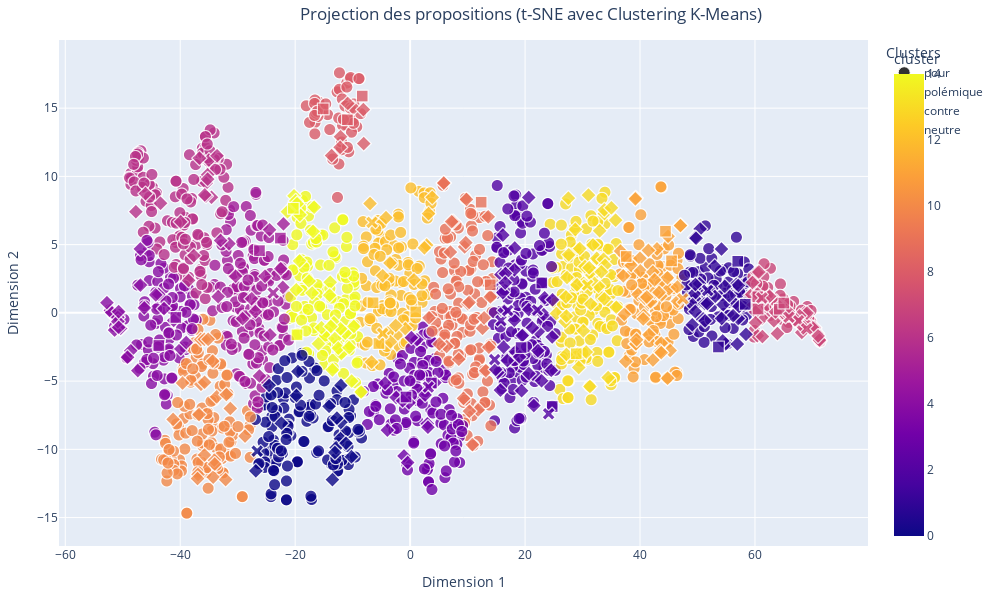

Notebook cell for this chart:
### Code cell
import plotly.express as px
from sklearn.manifold import TSNE
from sklearn.preprocessing import StandardScaler
from sklearn.cluster import KMeans
import pandas as pd
import matplotlib.pyplot as plt  # Pour obtenir la palette 'tab10'

# Normalisation des vecteurs
scaler = StandardScaler()
vectors_normalized = scaler.fit_transform(proposition_vectors)

# Réduction de dimension à 50 avec PCA
pca = PCA(n_components=50, random_state=42)
vectors_pca_50 = pca.fit_transform(vectors_normalized)

# Réduction des vecteurs à 2 dimensions avec t-SNE
tsne = TSNE(n_components=2, random_state=42, perplexity=50, n_iter=1000)
word_vectors_2d = tsne.fit_transform(vectors_pca_50)

# Appliquer le clustering K-Means
n_clusters = 15
kmeans = KMeans(n_clusters=n_clusters, random_state=42)
cluster = kmeans.fit_predict(word_vectors_2d)
data['cluster'] = cluster

# Préparer les données pour le graphique
dim = []
for i in range(1,51):
    dim.append("Dim"+str(i))
df1 = pd.DataFrame(word_vectors_2d, columns=('Dim1','Dim2'))
df1['propositions'] = data['Proposition']
df1['cluster'] = cluster
df1['vote'] = data['Catégorie']
df1['proposition_vectors'] = data['mean_vector']

# Créer le graphique interactif avec Plotly
fig = px.scatter(
    df1,
    x='Dim1',
    y='Dim2',
    symbol='vote',  # Utiliser la colonne 'vote' pour les symboles
    color='cluster',  # Utiliser les clusters pour la coloration
    hover_name='propositions',  # Afficher les propositions lors du survol
    title="Projection des propositions (t-SNE avec Clustering K-Means)",
    labels={'Dim1': 'Dimension 1', 'Dim2': 'Dimension 2', 'vote': 'Avis des citoyens'},
    color_discrete_sequence='hsv',  # Utiliser la palette tab10 comme séquence discrète
    category_orders={"cluster": [str(i) for i in range(n_clusters)]},
    width=1000,
    height=600
)

# Personnaliser les points : ajouter des bordures
fig.update_traces(marker=dict(
    size=12,  # Taille des points
    opacity=0.8,  # Transparence
    line=dict(width=1, color='white')  # Bordure noire avec une épaisseur de 2
))

# Ajouter un titre pour la légende des clusters
fig.update_layout(
    legend_title="Clusters",
    title_x=0.3,  # Centrer le titre
    margin=dict(l=40, r=40, t=40, b=40)
)

# Afficher le graphique
fig.show()

### Figure 1 — Plotly figure (JSON) as saved in the notebook; plotly's stock layout.template omitted (floating-point values rounded to 4 significant figures; data arrays with more than 128 entries replaced by an {"elided": "..."} marker saying what was removed)
{"data": [{"hovertemplate": "<b>%{hovertext}</b><br><br>Avis des citoyens=pour<br>Dimension 1=%{x}<br>Dimension 2=%{y}<br>cluster=%{marker.color}<extra></extra>", "hovertext": {"elided": "1506 str values"}, "legendgroup": "pour", "marker": {"color": {"elided": "1506 int values"}, "coloraxis": "coloraxis", "line": {"color": "white", "width": 1}, "opacity": 0.8, "size": 12, "symbol": "circle"}, "mode": "markers", "name": "pour", "showlegend": true, "type": "scattergl", "x": {"elided": "1506 float values"}, "xaxis": "x", "y": {"elided": "1506 float values"}, "yaxis": "y"}, {"hovertemplate": "<b>%{hovertext}</b><br><br>Avis des citoyens=polémique<br>Dimension 1=%{x}<br>Dimension 2=%{y}<br>cluster=%{marker.color}<extra></extra>", "hovertext": {"elided": "356 str values"}, "legendgroup": "polémique", "marker": {"color": {"elided": "356 int values"}, "coloraxis": "coloraxis", "line": {"color": "white", "width": 1}, "opacity": 0.8, "size": 12, "symbol": "diamond"}, "mode": "markers", "name": "polémique", "showlegend": true, "type": "scattergl", "x": {"elided": "356 float values"}, "xaxis": "x", "y": {"elided": "356 float values"}, "yaxis": "y"}, {"hovertemplate": "<b>%{hovertext}</b><br><br>Avis des citoyens=contre<br>Dimension 1=%{x}<br>Dimension 2=%{y}<br>cluster=%{marker.color}<extra></extra>", "hovertext": ["Il faut créer des créneaux horaires réservés aux activités sportives dans les parcs.", "Il faut supprimer/diminuer les remboursements des médicaments des personnes qui pourraient se soigner grâce à l'activité physique.", "Il faut la rendre obligatoire afin de beneficier de soins médicaux", "Il faut rendre les inscriptions gratuites dans les clubs de sport en compensant cette gratuité par des subventions publiques", "Il faut inciter fiscalement à prendre un coach sportif personnel", "Il faut permettre aux employeurs de payer mieux ceux qui sont actifs en sport que les sédentaires.Des employés en forme sont plus avantageux", "Il faut interdire tous les véhicules à moteur et supprimer des places de parking dans les centres villes pour inciter les citoyens à marcher", "Il faut inscrire la pratique d’une activité physique quotidienne dans la Constitution", "Il faut interdire les jeux olympiques, surtout en France.", "Il faut rendre gratuits les places aux JO pour les licenciés", "Il faut donner une prime CPAM en proportion du nombre d’heures de sport mensuelles. Grâce à une appli gérée par le ministère de la Santé", "Il faut lever l’interdiction du port du voile dans les fédérations françaises", "Il faut pénaliser les déplacements courts en voiture.", "Il faut mettre en place des jeux vidéo interactifs qui récompensent les activités physiques réelles.", "Il faut interdire l’arrêt et le stationnement à moins d’un kilomètre des établissements scolaires.", "Il faut du temps et par conséquent favoriser un 100% télétravail", "Il faut changer les équipes de haut niveau et les membres des fédérations dès lors qu’il n’y a eu aucune qualification olympique", "Il faut favoriser les réunions non formelles au sein de l'entreprise en invitant les conjoints pour des thés ou dîners dansants.", "Il faut interdire les sports non écologiques comme le ski et la formule 1", "Il faut que tout le monde prennent des trotinettes ou des vélos électriques c'est bon pour la planète.", "Il faut offrir 1 ou 2 jours de CP, payés par l’Etat, à qui le souhaite, pendant les JO, pour regarder les épreuves et susciter des vocations", "Il faut interdire toutes les demandes de certificats médicaux que ce soit pour les clubs, les professionnels et les compétitions.", "Il faut augmenter les cotisations sociales de ceux qui ne s'inscrive dans aucun sport. ", "Il faut augmenter le prix des carburants pour inciter à aller à pied (au moins partiellement). Pas à vélo! A pied!", "Il faut augmenter les cotisations sociales des non-sportifs. Ils coutent plus cher à la sécu, c'est à eux de payer.", "Il faut adopter un chien ça fera à minima 45 minutes de marche 3 fois par jour", "Il faut pouvoir exclure tout membre d’une fédération qui n’est pas au résultat et éviter qu’il reprenne sa place", "Il faut réduire le nombre d'arrêt de bus en ville pour obliger la marche, un pour 500m semble juste.", "Il faut inciter les Français à s'équiper de montres connectées pour les stimuler à bouger et atteindre des (petits) objectifs quotidiens.", "Il faut encourager les garçons à s'inscrire dans un club de football ou de rugby."], "legendgroup": "contre", "marker": {"color": [12, 13, 11, 4, 5, 14, 11, 2, 4, 5, 7, 1, 8, 1, 1, 9, 2, 11, 7, 8, 7, 3, 14, 8, 3, 12, 2, 12, 9, 7], "coloraxis": "coloraxis", "line": {"color": "white", "width": 1}, "opacity": 0.8, "size": 12, "symbol": "square"}, "mode": "markers", "name": "contre", "showlegend": true, "type": "scattergl", "x": [-5.429, 28.91, 45.48, -43.71, -22.57, -19.68, 37.6, 24.72, -40.76, -26.21, 64.23, 57.0, -8.324, 53.64, 58.31, 12.35, 22.92, 44.43, 65.02, -10.91, 60.49, 3.702, -20.31, -15.11, -0.7127, -6.449, 19.31, 0.9782, 13.95, 60.54], "xaxis": "x", "y": [-2.245, -2.987, 3.809, -2.393, 5.481, -1.611, 4.132, -6.86, -0.3362, 4.563, 0.2685, 3.777, 15.89, -2.498, 0.6237, 8.113, 2.193, 5.985, 0.7197, 14.15, 1.184, -5.14, 7.659, 14.95, -6.164, 0.7386, -2.543, 0.0712, 2.053, 0.2786], "yaxis": "y"}, {"hovertemplate": "<b>%{hovertext}</b><br><br>Avis des citoyens=neutre<br>Dimension 1=%{x}<br>Dimension 2=%{y}<br>cluster=%{marker.color}<extra></extra>", "hovertext": ["Il faut que le double projet d'un.e SHN soit réellement pris en compte par les DTN et CTN", "Il faut régulièrement évaluer les actions des CTN", "Il faut que les SHN listés aient les mêmes avantages notamment dans les Creps (accès aux services médicaux et psycho)", "Il faut faciliter la vie de nos SHN au collège prévoir des heures prof pour le rattrapage après compétition. ", "Il faut faire la promotion d'applications comme HelloSport.", "Il faut soutenir les applications comme weward et surtout que l'état propose une application du style car - de gens dans les hôpitaux.", "Il faut proposer des APPN dans toutes les écoles et pas seulement au sein des QPV pour faire aimer le sport de plein air", "Il faut que le département puisse payer les entraîneurs en fonction du nombre de licenciés (ce qui en entraînera une hausse)", "Il faut voir qu'il y a l'offre tremplin strict à 11 séances en Maison Sport Santé. Mais une PMR à vie n'a pas accès à un sport normal après.", "Il faut lutter contre l'insuffisance de financement pérenne des MSS afin de sécuriser leur modèle éco déjà très fragilisé par l'offre privée", "Il faut donner une note de difficultés d'une activité physique et du niveau. Cela existe pour des activités comme le trekking.", "Il faut renforcer les MSS car elles ont l'obligation de sensibiliser et promouvoir l'activité physique. Promouvoir une nouvelle culture", "Il faut tracer simplement sur le sol les lignes délimitant les terrains de sport de tous les sports olympiques pour faire du air-sport.", "Il faut faire payer le montant des adhésions à un club sportif (en Sport Adapté, en sport loisirs ou en Sport compétition)", "Il faut créer sur les montres connectées une activité \"Trajet sans voiture\" qui compte la distance totale parcourue et aussi les pas.", "Il faut être plus présent dans les salles", "Il faut aider financièrement le SHN afin de lui permettre de se déplacer sur les compét et d'assurer son avenir "], "legendgroup": "neutre", "marker": {"color": [7, 7, 11, 12, 7, 2, 0, 2, 5, 13, 2, 12, 2, 3, 1, 2, 7], "coloraxis": "coloraxis", "line": {"color": "white", "width": 1}, "opacity": 0.8, "size": 12, "symbol": "x"}, "mode": "markers", "name": "neutre", "showlegend": true, "type": "scattergl", "x": [67.55, 65.92, 47.45, -6.619, 68.99, 15.81, -26.61, 14.71, -23.82, 30.85, 24.1, -4.777, 16.97, 3.173, 51.76, 22.15, 61.19], "xaxis": "x", "y": [-0.5767, -0.3198, 1.034, 6.632, -1.167, -0.568, -10.13, -3.424, 1.463, 2.032, -7.391, -1.509, 0.1691, -5.435, 1.647, 0.2032, 1.098], "yaxis": "y"}], "layout": {"coloraxis": {"colorbar": {"title": {"text": "cluster"}}, "colorscale": [[0, "#0d0887"], [0.1111, "#46039f"], [0.2222, "#7201a8"], [0.3333, "#9c179e"], [0.4444, "#bd3786"], [0.5556, "#d8576b"], [0.6667, "#ed7953"], [0.7778, "#fb9f3a"], [0.8889, "#fdca26"], [1, "#f0f921"]]}, "height": 600, "legend": {"title": {"text": "Clusters"}, "tracegroupgap": 0}, "margin": {"b": 40, "l": 40, "r": 40, "t": 40}, "title": {"text": "Projection des propositions (t-SNE avec Clustering K-Means)", "x": 0.3}, "width": 1000, "xaxis": {"anchor": "y", "domain": [0, 1], "title": {"text": "Dimension 1"}}, "yaxis": {"anchor": "x", "domain": [0, 1], "title": {"text": "Dimension 2"}}}}
